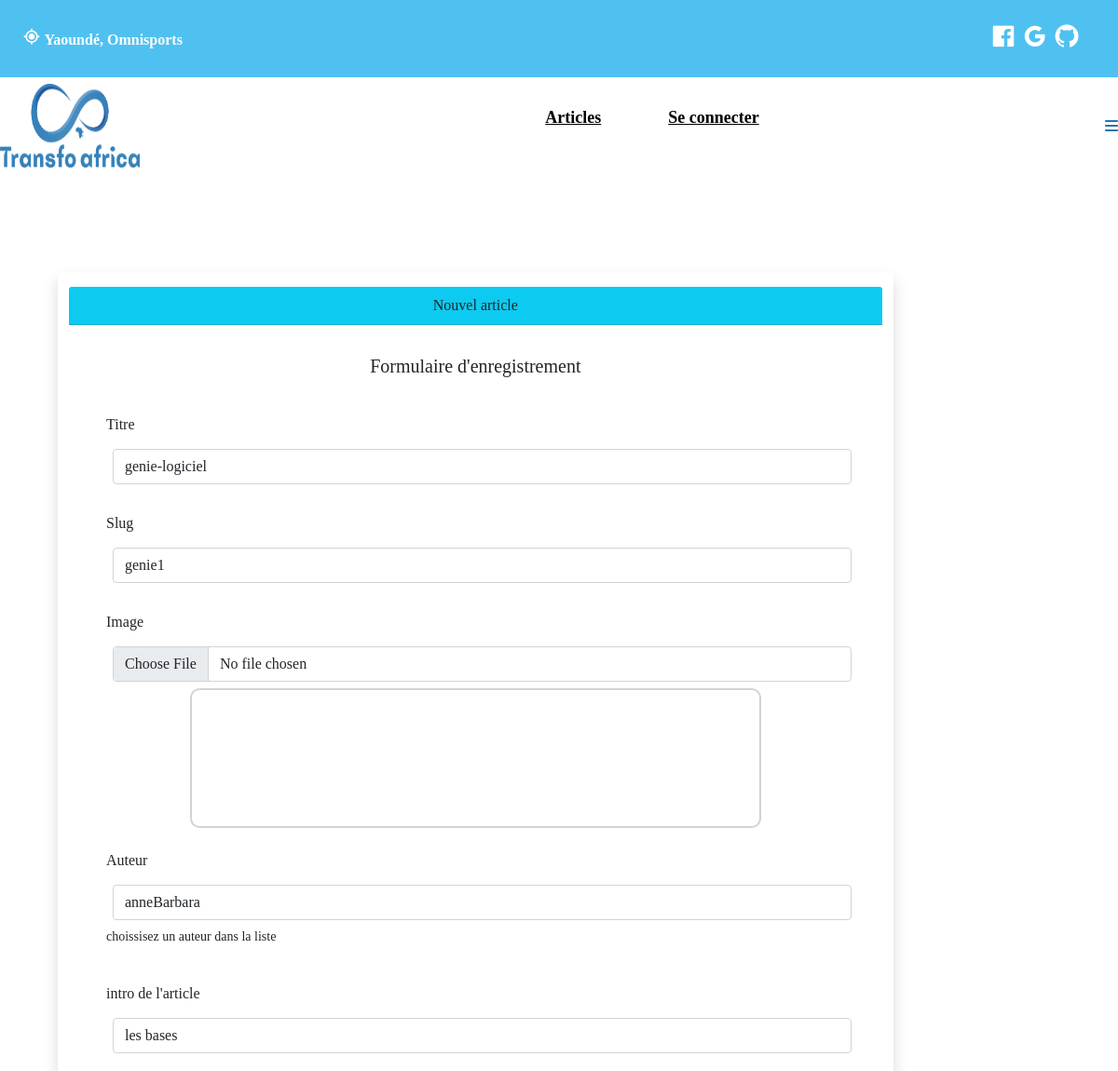
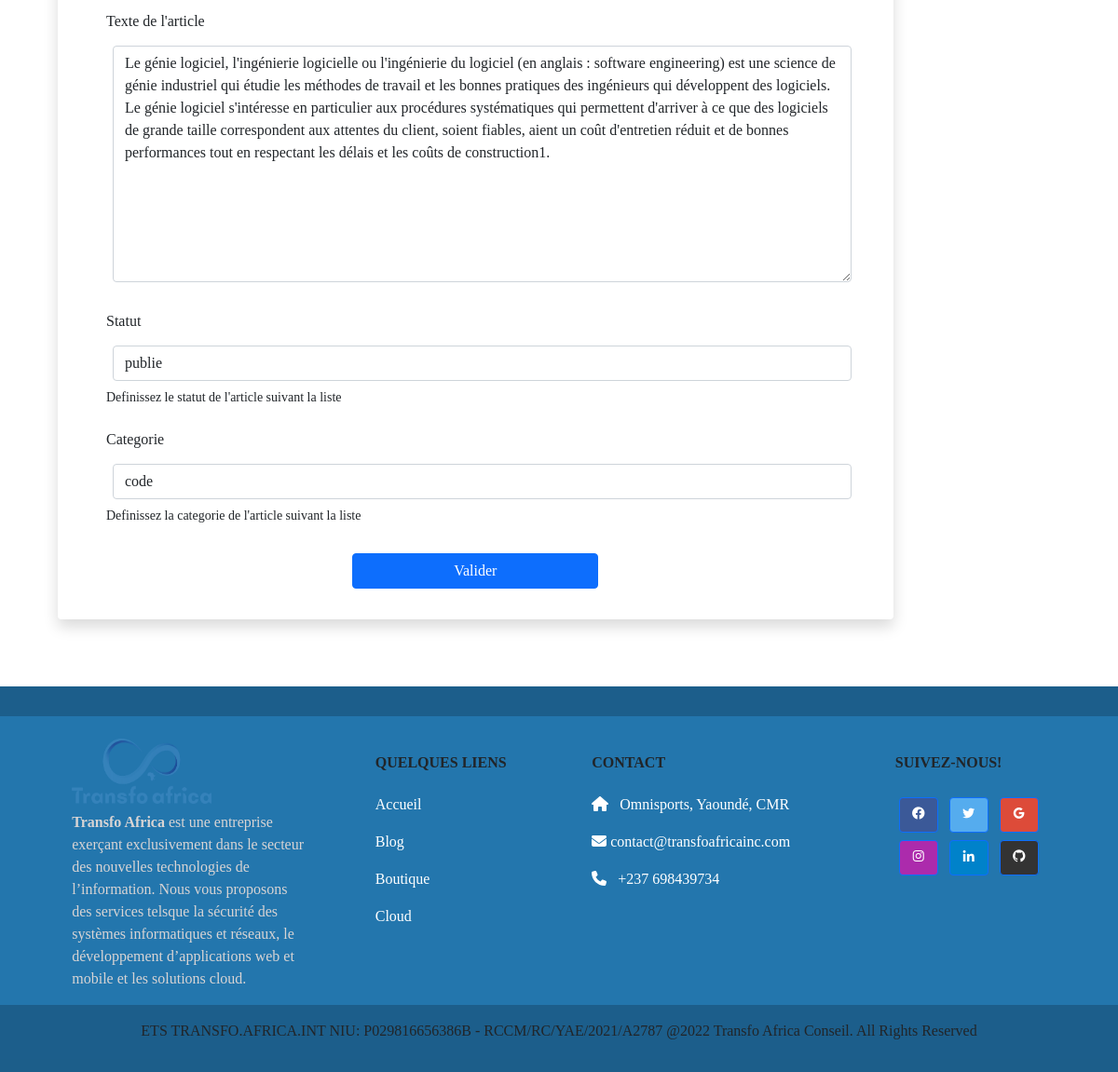
Page /modifier_article/6 on the committed database (2 pictures, top to bottom).
### article/models.py (models this page shows, shortened)
class Articles (models.Model):
    titre = models.CharField(max_length = 100, unique = True)
    intro = models.TextField()
    slug = models.SlugField(max_length = 100, unique= True)
    category = models.CharField(max_length=255, default='Cloud')
    image = models.ImageField(blank = True, default = 'test.png')
    auteur = models.ForeignKey(User, on_delete = models.DO_NOTHING, related_name = 'auteur')
    date_pub = models.DateTimeField( auto_now_add = True)
    contenu = RichTextField(blank=True, null=True)
    statut = models.IntegerField(choices = STATUT, default = 0)
    class Meta:
        ordering = ['-date_pub']

### article/views.py (the view, shortened to what this page needs)
def modifier_article (request, id):
    article = Articles.objects.get(id = id)
    form_art = ArticlesForm (instance = article)
    erreurs = ''
    context = {'article': article, 'form_art': form_art, 'erreurs': erreurs}
    return render (request, 'creer_article.html', context)

### article/templates/creer_article.html (shortened to what this page needs)
{% extends 'base.html' %}
{% block content %}
  <div class="container" style="padding-top: 10rem;">
    <div class="row mx-2 py-5">
      <div class="col-sm-3"></div>
      <div class="rounded col-sm-10 shadow ">
        <div class="">
          <div class="card-header bg-info text-center my-3">
              Nouvel article
          </div>
          <div class="card-body">
            <h5 class="card-title text-center">Formulaire d'enregistrement  </h5>
            <form method="POST" enctype="multipart/form-data" class="post-form" >
              <div class="container">
                <br>
                <div class="form-group row">
                  <div class="label">
                    <label class=" col-form-label"> Titre </label>
                  </div>
                  <div class="">
                    {{ form_art.titre }}
                  </div>
                </div>
                <div class="form-group row">
                  <div class="label">
                    <label class=" col-form-label"> Slug </label>
                  </div>
                  <div class="">
                    {{ form_art.slug }}
                  </div>
                </div>
                <div class="form-group row">
                  <div class="label">
                    <label class=" col-form-label"> Image </label>
                  </div>
                  <div class="">
                    {{ form_art.image }}
                  </div>
                  <div class="" id="display_image"
                    style="position: relative;
                    width: 75%;
                    height: 150px;
                    border: 2px solid #d3d3d3;
                    margin: auto;
                    border-radius: 10px;
                    overflow: hidden;
                    background-size: contain;
                  ">
                  </div>
                </div>
                <div class="form-group row">
                  <div class="label">
                    <label class=" col-form-label">Auteur </label>
                  </div>
                  <div class="">
                    {{ form_art.auteur }}
                  </div>
                  <small>choissisez un auteur dans la liste </small>
                </div>
                <div class="form-group row">
                  <div class="label">
                    <label class=" col-form-label">intro de l'article  </label>
                  </div>
                  <div class="">
                    {{ form_art.intro }}
                  </div>
                </div>
                <div class="form-group row">
                  <div class="label">
                    <label class=" col-form-label">Texte de l'article  </label>
                  </div>
                  <div class="">
                    {{ form_art.contenu }}
                  </div>
                </div>
                <div class="form-group row">
                  <div class="label">
                    <label class=" col-form-label">Statut </label>
                  </div>
                  <div class="">
                    {{ form_art.statut }}
                  </div>
                  <small>Definissez le statut de l'article suivant la liste </small>
                </div>
                <div class="form-group row">
                  <div class="label">
                    <label class=" col-form-label"> Categorie </label>
                  </div>
                  <div class="">
                    {{ form_art.category }}
                  </div>
                  <small>Definissez la categorie de l'article suivant la liste </small>
                </div>
                <div class="form-group row">
                  <label class="col-form-label"></label>
                  <div class="text-center">
                    <button type="submit" onclick="return confValid();" class="btn btn-primary col-sm-4"> Valider </button>
                  </div>
                </div>
              </div>
            </form>
          </div>
          <div class="col-sm-3"></div>
        </div>
      </div>
    </div>
  </div>
  {% endblock content %}

### static/style/style.css (style rules this page uses)
* { padding: 0; margin: 0; text-decoration: none; font-family: 'Comic Sans MS'; }

### rows in the picture
Articles: titre "genie-logiciel", slug "genie1", auteur "anneBarbara", intro "les bases", contenu "Le génie logiciel, l'ingénierie logicielle ou l'ingénierie du logiciel (en anglais : software engineering) est une science de génie industriel qui étudie les méthodes de travail et les bonnes pratiques des ingénieurs qui développent des logiciels. Le génie logiciel s'intéresse en particulier aux procédures systématiques qui permettent d'arriver à ce que des logiciels de grande taille correspondent aux attentes du client, soient fiables, aient un coût d'entretien réduit et de bonnes performances tout en respectant les délais et les coûts de construction1.", statut "publie", category "code"
